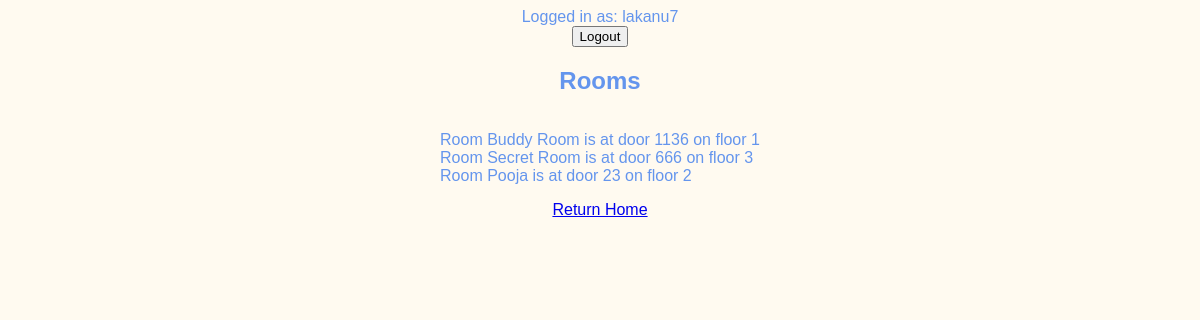
The page /meetings/rooms (signed in) on the database its author committed.
### meetings/models.py (models this page shows)
class Room(models.Model):
    name = models.CharField(max_length=50)
    floor = models.IntegerField()
    room_number = models.IntegerField()
    def __str__(self):
        return f"Room {self.name} is at door {self.room_number} on floor {self.floor}"

### meetings/views.py (the view)
# urls.py: path('rooms', views.rooms_list, name="rooms"),
@login_required
def rooms_list(request):
    return render(request, "meetings/rooms_list.html", {"rooms": Room.objects.all()})

### templates/meetings/rooms_list.html (shortened to what this page needs)
{% extends "base.html" %}
{% block content %}
    <h2>Rooms</h2>
    <ul>
        {% for room in rooms %}
        <li>
            {{room}}
        </li>
        {% endfor %}
    </ul>
    <a href="{% url 'welcome' %}">Return Home</a>
{% endblock %}

### templates/base.html (shortened to what this page needs)
{% load static %}
<!DOCTYPE html>
<html lang="en">
<head>
    <link rel="stylesheet" href="{% static 'website/style.css' %}">
</head>
<body>
    {% if user.is_authenticated %}
        Logged in as: {{ user.get_username }}
    <form method="post" action="{% url 'logout' %}" >
        <button type="submit">Logout</button>
    </form>
    {% else %}
    <a href="{% url 'login' %}">Login</a>
    {% endif %}
    {% block content %}
    {% endblock %}
</body>
</html>

### website/static/website/style.css (style rules this page uses)
body { font-family: sans-serif; color: cornflowerblue; background-color: floralwhite; display: flex; flex-direction: column; align-items: center; }
ul { list-style: none; padding: 0; }

### rows shown on the page
Room: name+room_number+floor "Room Buddy Room is at door 1136 on floor 1"
Room: name+room_number+floor "Room Secret Room is at door 666 on floor 3"
Room: name+room_number+floor "Room Pooja is at door 23 on floor 2"

### other values the page prints
{{ user.get_username }} "lakanu7"
